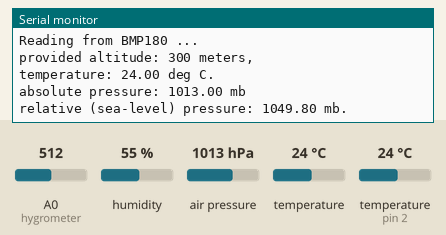
The sketch below on a simulated Arduino Uno, built with avr-gcc and run on an emulated ATmega328P. Shown: the last lines printed to the serial monitor. Inputs (shaded band) come from the test bench; at power-on: humidity 55 %, air pressure 1013 hPa, A0 (hygrometer) = 512, temperature 24 °C, temperature (sensor on pin 2) 24 °C.

Above: at 16.0 s.
16.1 s: humidity set to 22 %
At 20.9 s:
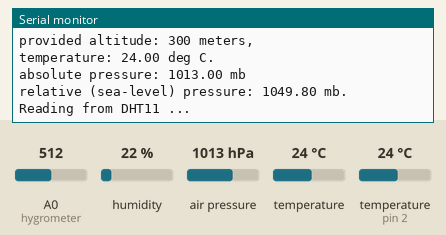
27.5 s: air pressure set to 952 hPa
At 36.8 s:
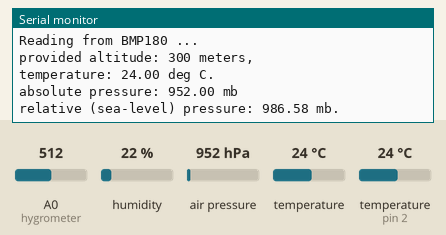
38.9 s: A0 (hygrometer) set to 716
At 42.3 s:
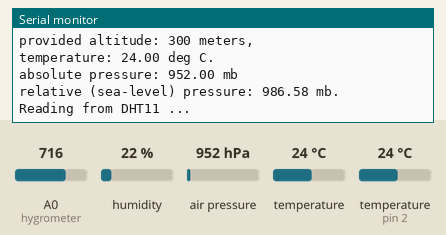
50.3 s: temperature (sensor 0) set to 12 °C
At 57.0 s:
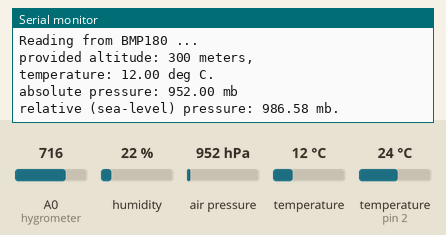
61.7 s: temperature (sensor on pin 2) set to 12 °C
At 71.9 s:
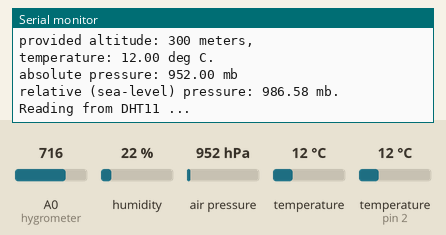
73.1 s: A0 (hygrometer) set to 992
At 77.1 s:
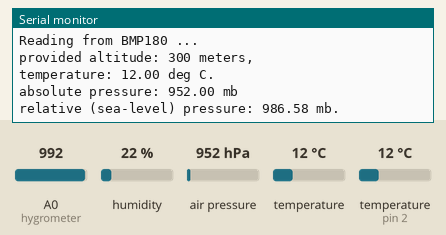
Timing chart, 0 to 78.6 s (numbered marks = the images above; inputs shaded):
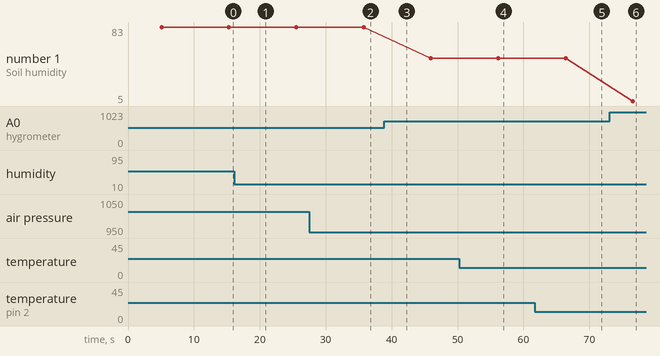

Measured:
- after the input at 27.5 s, the serial monitor: prints a new line after 8.4 s (image 2)
- after the input at 50.3 s, the serial monitor: prints a new line after 6.0 s (image 4)
- after the input at 61.7 s, the serial monitor: prints a new line after 4.6 s (image 5)
- after the input at 73.1 s, the serial monitor: prints a new line after 3.5 s (image 6)
- plotted number 1: 83 → 50 after the input at 38.9 s, 50 → 5 after the input at 73.1 s

The sketch:

reading_all_sensors.ino.ino
```cpp
//Include libraries
// BMP180
#include <SFE_BMP180.h>
#include <Wire.h>
// DHT11
#include <DHT.h>

// You will need to create an SFE_BMP180 object, here called "pressure":
SFE_BMP180 pressure;

// Constatst
#define ALTITUDE 300.0 // Altitude of SparkFun's HQ in Boulder, CO. in meters
// Definimos el pin digital donde se conecta el sensor
#define DHTPIN 2
#define DHTTYPE DHT11
// Hygrometer
//Constants
const int hygrometer = A0;  //Hygrometer sensor analog pin output at pin A0 of Arduino


// Inicializamos el sensor DHT11
DHT dht(DHTPIN, DHTTYPE);


void start_BMP180() {
  // Initialize the sensor (it is important to get calibration values stored on the device).
  if (pressure.begin()) {
    Serial.println("BMP180 init success");
  } else {
    // Oops, something went wrong, this is usually a connection problem,
    // see the comments at the top of this sketch for the proper connections.
    Serial.println("BMP180 init fail\n\n");
    while(1); // Pause forever.
  }

}

void read_DHT11() {
    // Esperamos 5 segundos entre medidas
  delay(5000);

  // Leemos la humedad relativa
  float h = dht.readHumidity();
  // Leemos la temperatura en grados centígrados (por defecto)
  float t = dht.readTemperature();

  // Comprobamos si ha habido algún error en la lectura
  if (isnan(h) || isnan(t)) {
    Serial.println("Error obteniendo los datos del sensor DHT11");
    return;
  }

  Serial.print("Humedad: ");
  Serial.print(h);
  Serial.println("%");
  Serial.print("Temperatura: ");
  Serial.print(t);
  Serial.println("ºC");
}

void read_hygrometer() {
  int value;
  value = analogRead(hygrometer);   //Read analog value
  value = constrain(value,400,1023);  //Keep the ranges!
  value = map(value,400,1023,100,0);  //Map value : 400 will be 100 and 1023 will be 0
  Serial.print("Soil humidity: ");
  Serial.print(value);
  Serial.println("%");
}

void read_BMP180() {
  char status;
  double T,P,p0,a;

  // Loop here getting pressure readings every 10 seconds.

  // If you want sea-level-compensated pressure, as used in weather reports,
  // you will need to know the altitude at which your measurements are taken.
  // We're using a constant called ALTITUDE in this sketch:
  Serial.print("provided altitude: ");
  Serial.print(ALTITUDE,0);
  Serial.println(" meters,");


  // If you want to measure altitude, and not pressure, you will instead need
  // to provide a known baseline pressure. This is shown at the end of the sketch.

  // You must first get a temperature measurement to perform a pressure reading.
  status = pressure.startTemperature();
  if (status != 0) {
    // Wait for the measurement to complete:
    delay(status);

    // Retrieve the completed temperature measurement: Note that the measurement is stored in the variable T.
    // Function returns 1 if successful, 0 if failure.

    status = pressure.getTemperature(T);
    if (status != 0) {
      // Print out the measurement:
      Serial.print("temperature: ");
      Serial.print(T,2);
      Serial.println(" deg C.");

      // Start a pressure measurement:
      // The parameter is the oversampling setting, from 0 to 3 (highest res, longest wait).
      // If request is successful, the number of ms to wait is returned.
      // If request is unsuccessful, 0 is returned.

      status = pressure.startPressure(3);
      if (status != 0)
      {
        // Wait for the measurement to complete:
        delay(status);

        // Retrieve the completed pressure measurement:
        // Note that the measurement is stored in the variable P.
        // Note also that the function requires the previous temperature measurement (T).
        // (If temperature is stable, you can do one temperature measurement for a number of pressure measurements.)
        // Function returns 1 if successful, 0 if failure.

        status = pressure.getPressure(P,T);
        if (status != 0)
        {
          // Print out the measurement:
          Serial.print("absolute pressure: ");
          Serial.print(P,2);
          Serial.println(" mb");

          // The pressure sensor returns abolute pressure, which varies with altitude.
          // To remove the effects of altitude, use the sealevel function and your current altitude.
          // This number is commonly used in weather reports.
          // Parameters: P = absolute pressure in mb, ALTITUDE = current altitude in m.
          // Result: p0 = sea-level compensated pressure in mb

          p0 = pressure.sealevel(P,ALTITUDE);
          Serial.print("relative (sea-level) pressure: ");
          Serial.print(p0,2);
          Serial.println(" mb.");

        } else {
          Serial.println("error retrieving pressure measurement\n");
        }
      } else {
        Serial.println("error starting pressure measurement\n");
      }
    } else {
      Serial.println("error retrieving temperature measurement\n");
    }
  } else {
    Serial.println("error starting temperature measurement\n");
  }
}

void setup()
{
  Serial.begin(9600);
  Serial.println("Starting Serial...");
  start_BMP180();
  // Comenzamos el sensor DHT
  dht.begin();
}

void loop()
{

  Serial.println("\n\nReading from DHT11 ...");
  read_DHT11();

  Serial.println("\nReading from hygrometer ...");
  read_hygrometer();

  Serial.println("\nReading from BMP180 ...");
  read_BMP180();

  delay(5000);  // Pause for 5 seconds.
}
```
